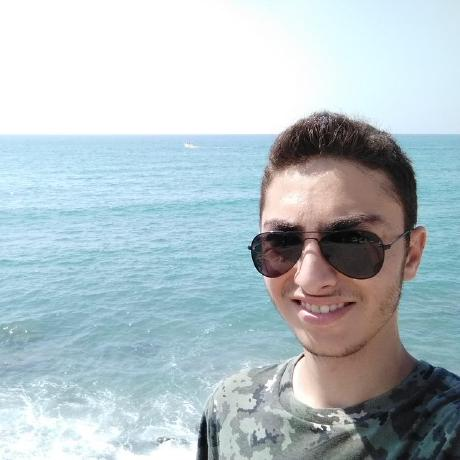
#> input picture images/profile.jpg, 460 x 460 px, found by its file name
$ python main.py
#> lines starting #> are read from the running program, lines starting #| are printed output that depends on the picture
import cv2 as cv

fp_jpg = "images/profile.jpg"

image_jpg = cv.imread(fp_jpg, 1)
#> image_jpg is the input picture: shape (460, 460, 3); mean B, G, R 197.9, 192.5, 178.6

image_gray_scale = image_jpg.copy()

height = len(image_jpg)
#> height = 460
width = len(image_jpg[0])
#> width = 460

print(f"width {width}")
#| width 460
print(f"height {height}")
#| height 460

for i in range(height):
    for j in range(width):
        sum = 0
        mean = 0
        for pixelVal in image_jpg[i][j]: sum += pixelVal
        mean = sum / len(image_jpg[i][j])
        image_gray_scale[i][j][0] = mean
        image_gray_scale[i][j][1] = mean
        image_gray_scale[i][j][2] = mean
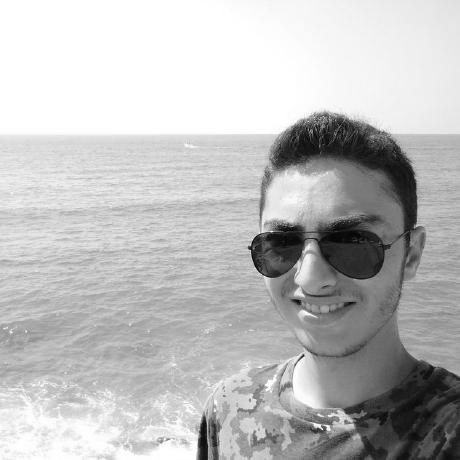
#> image_gray_scale: shape (460, 460, 3); min 1, max 255, mean 189.4


cv.imshow("rgb", image_jpg)
cv.imshow("gray_scale", image_gray_scale)

cv.waitKey(0)
cv.destroyAllWindows()
